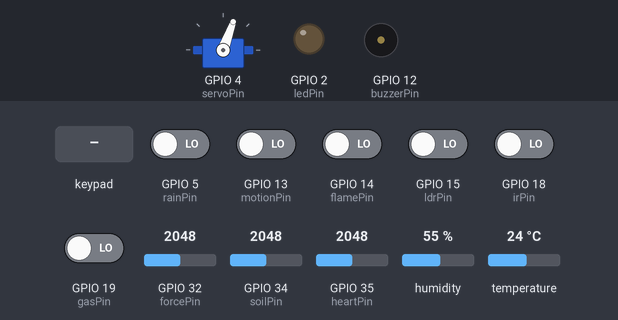
A sketch run on a simulated ESP32. Parts: servo, output pins drawn as LEDs (lit = HIGH), buzzer (waves = sounding, pin HIGH). The test bench sets the inputs (shaded band); at power-on: GPIO 5 (rainPin), GPIO 13 (motionPin), GPIO 14 (flamePin), GPIO 15 (ldrPin), GPIO 18 (irPin), GPIO 19 (gasPin) LOW, GPIO 32 (forcePin) = 2048, GPIO 34 (soilPin) = 2048, GPIO 35 (heartPin) = 2048, humidity 55 %, temperature 24 °C. WiFi joins after 1.5 s; servers stay silent unless stated; network time is answered at once with the bench clock; the local clock reads 2024-03-15 10:24:30 at power-on unless the sketch sets it; the Firebase database answers and starts empty; what the sketch prints to the serial monitor is not drawn.

Above: at 0.9 s.
1.0 s: keypad keys 1 7 1 6 3 3 pressed 0.4 s apart
At 2.11 s:
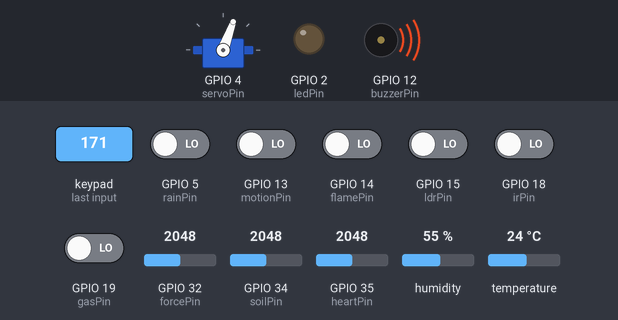
4.9 s: key '1' pressed
At 12.1 s:
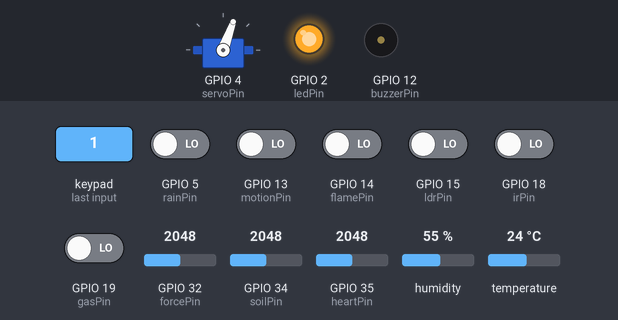
At 15.5 s:
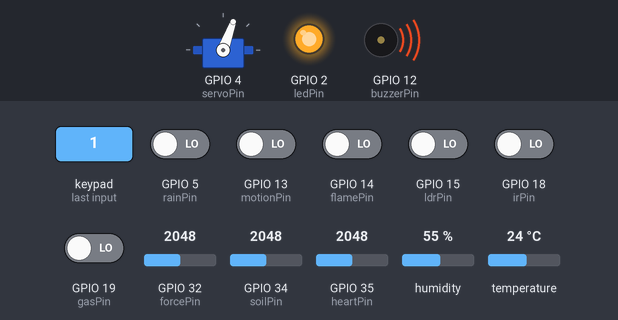
Timing chart, 0 to 55.8 s (numbered marks = the images above; inputs shaded):
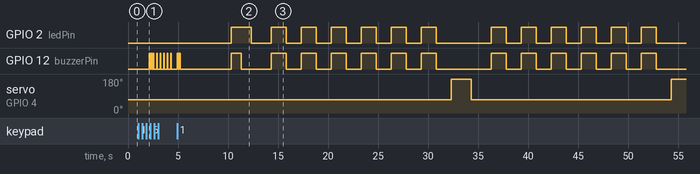

Measured:
- after the input at 4.9 s, GPIO 2 (ledPin): LOW → HIGH after 5.4 s, → LOW 2.0 s later, → HIGH 2.0 s later, → LOW 1.5 s later, … (26 changes in this stretch); GPIO 12 (buzzerPin): LOW → HIGH at once, → LOW 0.10 s later, → HIGH 0.10 s later, → LOW 0.10 s later, … (30 changes in this stretch)

The sketch:

Final_Project_ESP.ino
```cpp
/* ***************************************************PACKAGES*************************************************** */
#include "DFRobot_AHT20.h" // Temperature Sesnor
#include <ESP32Servo.h>  // Servo Motor
#include <Keypad.h> // Keypad
#include <WiFi.h> // Wifi
#include <Firebase_ESP_Client.h> // Firebase
#include <addons/TokenHelper.h> // Firebase Feedback Messages (Token Management)
#include <addons/RTDBHelper.h> // Firebase Real Time Data Base
#include "ESPAsyncWebServer.h" // To make a local connection between 2 ESPs using WIFI
#include <NTPClient.h> // NTP server to get the real date and time
#include <WiFiUdp.h> // Wifi library to access NTP server
#include "time.h" // Time package

/* ***************************************************KEYPAD*************************************************** */
char keys[3][3] = { // 2D array that defining all keys in the keypad
  {'1','2','3'},
  {'4','5','6'},
  {'7','8','9'}
};

byte rowPins[3] = {17, 16, 33}; // The pins numbers for R1, R2, R3
byte colPins[3] = {26, 25, 27}; // The pins numbers for C1, C2, C3

Keypad keypad = Keypad(makeKeymap(keys), rowPins, colPins, 3, 3); // // Our Keypad

/* ***************************************************DATE AND TIME*************************************************** */
const char* ntpServer = "pool.ntp.org"; // NTP server to use
const long gmtOffset_sec = 3 * 3600;  // 3 because of GMT+3 (Egypt) "3600 seconds = 1 hour"
const int daylightOffset_sec = 3600;  // Summer Time

WiFiUDP ntpUDP; // Wifi client for ntp server
NTPClient timeClient(ntpUDP, ntpServer, gmtOffset_sec, daylightOffset_sec); // This is the NTP Client Object
String dateNow = "";
/* ***************************************************SERVO*************************************************** */
Servo myServo; // Our Servo Motor
int servoPin = 4 ; // Servo Motor Pin

/* ***************************************************SENSORS*************************************************** */
const int flamePin = 14; // Flame Sensor Pin
const int forcePin = 32;  // Force Sensor Pin
const int ldrPin = 15; // LDR pin
const int soilPin = 34; // Soil Moisture Sensor Pin
const int irPin = 18; // IR Sensor Pin
const int rainPin=5; // Rain Sensor Pin
const int heartPin = 35; // Heart Rate Sensor Pin
const int motionPin = 13; // Motion Sensor Pin
const int gasPin=19;  // Gas Sensor Pin

DFRobot_AHT20 aht20; // Our Temperature Sensor

/* ***************************************************OUTPUT*************************************************** */
const int ledPin = 2; // Led Pin
const int buzzerPin =12 ; // Buzzer Pin

/* ***************************************************WIFI*************************************************** */
const char* ssid = "Rana"; // Connect to this network
const char* password = "mondler169";

/* ***************************************************ACCESS POINT*************************************************** */
const char* ssidAP = "ESP32-Access-Point"; // Create access point with this name
const char* passwordAP = "123456789"; // The password for the created access point

AsyncWebServer server(80); // Create AsyncWebServer object on port 80

String robotMessage = "Stop"; // We will use this string to control the robot using the HTTP server

/* ***************************************************FIREBASE*************************************************** */
String USER_EMAIL = "old123@gmail.com";
String USER_PASSWORD = "";
String userID = ""; // To store UserID after signing in

FirebaseData fbdo; // Firebase Data Object (Used to convert data From and To JSON before sending and recieving from firebase)
FirebaseAuth auth; // Firebase Auth Object (Used to handle Authentication(Email and Password))
FirebaseConfig config; // Firebase Config Object (Used to set the Settings of Firebase (For EX: API Key))

#define API_KEY "AIzaSyA_GMjy0Q6s9Gj3Pai5spLoEfMR77jB_ew" // API Key for Elderly Care Project
#define DATABASE_URL "https://elderly-care-2d133-default-rtdb.firebaseio.com/" // RTDB Link from Firebase

String espPath = ""; // String to store path of ESP data in RTDB Firebase
String pythonPath = ""; // String to store path of Python data in RTDB Firebase
String flutterPath = ""; // String to store path of Flutter data in RTDB Firebase
String fullPath = ""; // Store the path with Date and Time
String currentPath = ""; // Store the path with Date and Current

/* ***************************************************END OF DECLARATION*************************************************** */

void setup() {
  // put your setup code here, to run once:
  Serial.begin(115200); // Beginning the Serial Communication and set the Baud Rate (Speed of Connection) = 115200

  /* ***************************************************INPUT PINS*************************************************** */
  pinMode(flamePin, INPUT);
  pinMode(forcePin, INPUT);
  pinMode(ldrPin, INPUT);
  pinMode(soilPin, INPUT);
  pinMode(irPin, INPUT);
  pinMode(rainPin, INPUT);
  pinMode(heartPin, INPUT);
  pinMode(motionPin, INPUT);
  pinMode(gasPin, INPUT);

  aht20.begin(); // Temperature Sensor

  /* ***************************************************OUTPUT PINS*************************************************** */
  pinMode(ledPin,OUTPUT);
  pinMode(buzzerPin,OUTPUT);

  myServo.attach(servoPin);
  myServo.write(70);
  /* ***************************************************FUNCTIONS*************************************************** */
  createAP(ssidAP,passwordAP);
  delay(100);
  connectToWifi(ssid,password);
  startFirebase();
  startDateTime();
  dateNow = getDate();
  Serial.println("Setup Was Ended Successfully!");

}
/* ***************************************************END OF SETUP*************************************************** */

void loop() {
  // put your main code here, to run repeatedly:
  timeClient.update(); // Update the time from the NTP server
  String timeNow = timeClient.getFormattedTime();

  if(Firebase.ready()){ // All program starts if all set up and the user signed in
    fullPath = espPath+dateNow+"/"+timeNow+"/"; // Update full path with current Date and Time
    setStringFB(currentPath+"timeNow/",timeNow); // Store time in the current data

    checkRequest();

    checkAmbulance();

    float tempValue = getTemperature();

    float humValue = getHumidity();

    int flameValue = getFlame();

    int forceValue = getForce();

    int ldrValue = getLdr();

    int soilValue = getSoil();

    int irValue = getIr();

    int rainValue = getRain();

    int motionValue = getMotion();

    int gasValue = getGas();

    float heartValue = getHeart();

    if(ldrValue == 0 && motionValue == 1){
      printLCD("ROOM");
      alarm();
    }
    else{
      closeAlarm();
    }

    if(forceValue >= 2500){
      printLCD("STAIRS");
      alarm();
    }
    else{
      closeAlarm();
    }

    if(flameValue == 0){
      printLCD("FIRE");
      alarm();
    }
    else{
      closeAlarm();
    }

    if(gasValue == 0){
      printLCD("GAS DETECTED");
      alarm();
    }
    else{
      closeAlarm();
    }

    if(irValue == 0){ // Reversed
      printLCD("Door Opened");
      myServo.write(180);
      delay(2000);
      myServo.write(70);
      printLCD("Door Closed");
    }
    else{
      myServo.write(70);
    }
  }
}
/* ***************************************************END OF LOOP*************************************************** */

/* ***************************************************Wifi Functions*************************************************** */
// Function to manage connecting to Wifi
void connectToWifi(const char* ssid, const char* password){
  WiFi.begin(ssid, password); // Start connection to WIFI

  Serial.print("Connecting to ");
  Serial.print(ssid);
  printLCD("Connecting");
  while (WiFi.status() != WL_CONNECTED) { // While connecting (not connected)
    delay(1000);
    Serial.print("."); // Print dot every second (Connecting .....)
  }

  // After being connected successfully
  Serial.println("\nConnected to WiFi"); // Print connected
  Serial.print("IP Address: ");
  Serial.println(WiFi.localIP()); // Print IP

}

void createAP(const char* ssidAP, const char* passwordAP){

  Serial.print("Setting AP (Access Point)…"); // Setting the ESP as an access point

  WiFi.softAP(ssidAP, passwordAP); // Start the AP (Hotspot)

  IPAddress IP = WiFi.softAPIP();
  Serial.print("AP IP address: ");
  Serial.println(IP); // Get Access Point IP Address

  server.on("/robot", HTTP_GET, [](AsyncWebServerRequest *request){ // When AP is requested with /robot
    request->send_P(200, "text/plain", RobotMessage().c_str()); // Send the message in RobotMessage Function
  });

   server.begin();
}

// Function to be used to contact with the Robot another ESP
String RobotMessage(){
  return robotMessage;
}
/* ***************************************************Keypad Functions*************************************************** */
// Function to recieve password from keypad
String getPassword(){

  String enteredPassword = ""; // String to store the input password
  bool entering = true; // Boolean to indicate weather the user finished entering the password or not

  startInputAlarm(); // Indicator to start entering password
  Serial.print("Enter Password: ");
  printLCD("Enter Password");
  while(entering){
      char key = keypad.getKey(); // Get the pressed key in the keypad
      if(key){ // If you pressed any key
        if(enteredPassword.length() != 6){ // If the user didn't enter 6 digits
        digitalWrite(buzzerPin,HIGH);
        delay(50);
        digitalWrite(buzzerPin,LOW);
        enteredPassword += key; // Concatenate on the entered password
        Serial.print(key);
      }
      else{ // The user entered 6 digits
        entering = false; // Break the while loop
        startInputAlarm();
        Serial.print("\n");
        printLCD(" ");
        return enteredPassword; // Return the entered password
      }
   }
    delay(100);
  }
}
/* ***************************************************Alarm Functions*************************************************** */
 // Buzzer emits Correct Sound
void correctInputAlarm(){
    digitalWrite(ledPin,HIGH);
    digitalWrite(buzzerPin,HIGH);
    delay(1000); // Turn ON Buzzer for 1 Second
    digitalWrite(buzzerPin,LOW); // Turn OFF Buzzer
    delay(1000); // Wait for another second
    digitalWrite(ledPin,LOW); // // Turn OFF LED after 2 Seconds
}

 // Buzzer emits Wrong Sound
void wrongInputAlarm(){
  for(int i = 0; i < 3; i++){
  digitalWrite(buzzerPin, HIGH);
  digitalWrite(ledPin, HIGH);
  delay(500);
  digitalWrite(buzzerPin, LOW);
  digitalWrite(ledPin, LOW);
  delay(500);
  }
}

// Buzzer prompts the user to take an action
void startInputAlarm(){
  for(int i = 0; i < 2; i++){
  digitalWrite(buzzerPin,HIGH);
  delay(100);
  digitalWrite(buzzerPin,LOW);
  delay(100);
  }
}

// Calling for help function
void alarm(){
  digitalWrite(ledPin,HIGH);
  digitalWrite(buzzerPin,HIGH);
  delay(1500);
  digitalWrite(ledPin,LOW);
  digitalWrite(buzzerPin,LOW);
  delay(1500);
  digitalWrite(ledPin,HIGH);
  digitalWrite(buzzerPin,HIGH);
  delay(1500);
  digitalWrite(ledPin,LOW);
  digitalWrite(buzzerPin,LOW);
  delay(1500);
  digitalWrite(ledPin,HIGH);
  digitalWrite(buzzerPin,HIGH);
  delay(1500);
  digitalWrite(ledPin,LOW);
  digitalWrite(buzzerPin,LOW);
  delay(1500);
  printLCD(" ");
}

// Closing alarm
void closeAlarm(){
  digitalWrite(ledPin,LOW);
  digitalWrite(buzzerPin,LOW);
}

void printLCD(String warning){
  Serial.println(" ");
  Serial.println("LCD:"+warning);
}
/* ***************************************************Firebase Functions*************************************************** */
// Function to manage initializing the Firebase
void startFirebase(){
  Serial.printf("Firebase Client v%s\n\n", FIREBASE_CLIENT_VERSION); // Print the Version of Firebase

  config.api_key = API_KEY; // Set the API Key of the Project

  USER_PASSWORD = getPassword(); // Gets the user password from the Keypad

  /* Authentication */
  auth.user.email = USER_EMAIL; // Set the User Email
  auth.user.password = USER_PASSWORD; // Set the User Password

  /* Configuration */
  Firebase.reconnectWiFi(true); // If WIFI is disconnected at any time, reconnect.
  fbdo.setResponseSize(4096); // Sets the size (in bytes) of the transferred data (between ESP and Firebase)

  config.database_url = DATABASE_URL;
  config.token_status_callback = tokenStatusCallback; // To manage Firebase Authentication Tokens

  Firebase.begin(&config, &auth);
  delay(5000);

  if(Firebase.ready()){ // If Firebase Started
    Serial.println("Firebase Authenticated Successfully");
    correctInputAlarm();
    printLCD("Logged In");
    userID = auth.token.uid.c_str(); // Get the user's unique ID (UID)
    espPath = "ESP/"+userID+"/";
    pythonPath = "PYTHON/"+userID+"/";
    flutterPath = "FLUTTER/"+userID+"/";
    currentPath = espPath+"current"+"/";
  }
  else{
    Serial.println("Firebase Could Not Authenticate");
    printLCD("ERROR!");
    wrongInputAlarm();
    startFirebase();
  }
}


// Function to set int value on Firebase
bool setIntFB(String path, int value){
  if (Firebase.RTDB.setInt(&fbdo, path, value)){
        /*Serial.println("Data Inserted Successfully");
        Serial.println("PATH: " + fbdo.dataPath());*/
        return true;
      }
      else {
        Serial.println("Failed to send Value: "+String(value)+" to Path: "+path);
        Serial.println("REASON: " + fbdo.errorReason());
        delay(1000);
        return false;
      }
}

// Function to set int value from Firebase
int getIntFB(String path){
  if (Firebase.RTDB.get(&fbdo, path)) {
    if (fbdo.dataType() == "int") { // Check if the returned type is int
      int returned_value = fbdo.intData();
      return returned_value;
    }
  }
  else {
    Serial.println("Error getting data from Path: "+path);
    Serial.println("Reason: " + fbdo.errorReason());
    delay(1000);
    return 0;
  }
}

// Function to set string value on Firebase
bool setStringFB(String path, String value){
  if (Firebase.RTDB.setString(&fbdo, path, value)){
    /*Serial.println("Data Inserted Successfully");
    Serial.println("PATH: " + fbdo.dataPath());*/
    return true;
  }
  else {
    Serial.println("Failed to send Value: " + value + " to Path: " + path);
    Serial.println("REASON: " + fbdo.errorReason());
    delay(1000);
    return false;
  }
}

// Function to get string value from Firebase
String getStringFB(String path){
  if (Firebase.RTDB.get(&fbdo, path)) {
    if (fbdo.dataType() == "string") { // Check if the returned type is string
      String stringValue_FB = fbdo.stringData();

      /*Serial.print("String Value from Firebase: ");
      Serial.println(stringValue_FB);*/
      return stringValue_FB;
    }
  }
  else {
    Serial.println("Error getting data from Firebase");
    Serial.println("Reason: " + fbdo.errorReason());
    return ""; // Return an empty string or handle the error as needed
  }
}

bool setFloatFB(String path, float value){
  if (Firebase.RTDB.setFloat(&fbdo, path, value)){
    /*Serial.println("Data Inserted Successfully");
    Serial.println("PATH: " + fbdo.dataPath());*/
    return true;
  }
  else {
    Serial.println("Failed to send Value: " + String(value) + " to Path: " + path);
    Serial.println("REASON: " + fbdo.errorReason());
    delay(1000);
    return false;
  }
}

// Function to get float value from Firebase
float getFloatFB(String path){
  if (Firebase.RTDB.getFloat(&fbdo, path)) {
    if (fbdo.dataType() == "float") {
      float floatValue_FB = fbdo.floatData();

      /*Serial.print("Float Value from Firebase: ");
      Serial.println(floatValue_FB);*/
      return floatValue_FB;
    }
  }
  else {
    Serial.println("Error getting data from Firebase");
    Serial.println("Reason: " + fbdo.errorReason());
    return 0.0; // Return a default value or handle the error as needed
  }
}

// Function to check if the old man request help
void checkRequest(){
  String requestState = getStringFB(flutterPath+"request"); // Check request variable on firebase
  if(requestState == "yes"){ // If Yes:

    printLCD("REQUESTED");
    alarm(); // Call for help
    setStringFB(flutterPath+"request","no");
  }
  else{ // If no
    digitalWrite(ledPin,LOW); // Turn OFF LED
    digitalWrite(buzzerPin,LOW); // Turn OFF Buzzer
  }
}

// Function to check if the old man request help
void checkAmbulance(){
  String requestState = getStringFB(flutterPath+"ambulance"); // Check request variable on firebase
  if(requestState == "yes"){ // If Yes:
    robotMessage = "HELP";
    alarm(); // Call for help
    setStringFB(flutterPath+"ambulance","no");
  }
  else{ // If no
    digitalWrite(ledPin,LOW); // Turn OFF LED
    digitalWrite(buzzerPin,LOW); // Turn OFF Buzzer
    robotMessage = "STOP";

  }
}

/* ***************************************************DATE AND TIME*************************************************** */
// Function to start date and time
void startDateTime(){
  timeClient.begin();
  timeClient.update();

  // Init and get the time
  configTime(gmtOffset_sec, daylightOffset_sec, ntpServer);
}

// Function to get the data dd\mm\yyyy
String getDate(){
  struct tm timeinfo;
  if(!getLocalTime(&timeinfo)){
    Serial.println("Failed to obtain time");
    return "date";
  }

  char dayNumBuffer[20];
  strftime(dayNumBuffer, sizeof(dayNumBuffer), "%d", &timeinfo); // Extract day in string format
  String dayNum = String(dayNumBuffer);

  char monthBuffer[20];
  strftime(monthBuffer, sizeof(monthBuffer), "%B", &timeinfo); // Extract month name in string format
  String month = String(monthBuffer);
  String monthNum = String(getMonthNumber(month)); // convert from month name to month num

  char yearBuffer[20];
  strftime(yearBuffer, sizeof(yearBuffer), "%Y", &timeinfo); // Extract year number in string format
  String year = String(yearBuffer);

  String date = dayNum+"\\"+monthNum+"\\"+year; // dd\mm\yyyy
  return date;
}

String months[] = {"January", "February", "March", "April", "May", "June", "July", "August", "September", "October", "November", "December"};
// Function to convert from Month Name to Month Number
int getMonthNumber(String target) {
  for (int i = 0; i < 12; i++) {
    if (months[i] == target) {
      return i+1; // Return the index when the target element is found + 1 (Januare index 0 + 1 = 1 "Month Num")
    }
  }
  return -1; // Return -1 if the element is not found in the array
}
/* ***************************************************SENSORS*************************************************** */

float getTemperature(){
  if(aht20.startMeasurementReady(true)){
    float temp = aht20.getTemperature_C();
    //setFloatFB(fullPath+"tempSensor",temp);
    setFloatFB(currentPath+"tempSensor",temp);
    return temp;
  }
}

float getHumidity(){
  if(aht20.startMeasurementReady(true)){
    float hum = aht20.getHumidity_RH();
    //setFloatFB(fullPath+"humSensor",hum);
    setFloatFB(currentPath+"humSensor",hum);
    return hum;
  }
}

int getFlame(){
  int flame = digitalRead(flamePin);
  //setIntFB(fullPath+"flameSensor",flame);
  setIntFB(currentPath+"flameSensor",flame);
  return flame;
}

int getForce(){
  int force = analogRead(forcePin);
  //setIntFB(fullPath+"forceSensor",force);
  setIntFB(currentPath+"forceSensor",force);
  return force;
}

int getLdr(){
  int ldr = digitalRead(ldrPin); // Reading the value of LDR
  //setIntFB(fullPath+"ldrSensor",ldr);
  setIntFB(currentPath+"ldrSensor",ldr);
  return ldr;
}

int getSoil(){
  int soil = analogRead(soilPin);
  //setIntFB(fullPath+"soilSensor",soil);
  setIntFB(currentPath+"soilSensor",soil);
  return soil;
}

int getIr(){
  int ir = digitalRead(irPin);
  //setIntFB(fullPath+"irSensor",ir);
  //setIntFB(currentPath+"irSensor",ir);
  return ir;
}

int getRain(){
  int rain = digitalRead(rainPin);
  //setIntFB(fullPath+"rainSensor",rain);
  setIntFB(currentPath+"rainSensor",rain);
  return rain;
}

int getMotion(){
  int motion = digitalRead(motionPin);
  //setIntFB(fullPath+"motionSensor",motion);
  setIntFB(currentPath+"motionSensor",motion);
  return motion;
}

int getGas(){
  int gas = digitalRead(gasPin);
  //setIntFB(fullPath+"gasSensor",gas);
  setIntFB(currentPath+"gasSensor",gas);
  return gas;
}

float getHeart(){
  float heart;
  int sum = 0;
  // Get average of 20 measurements
  for (int i = 0; i < 20; i++)
    sum += analogRead(35);
  heart = sum / 20.00;
  heart = map(heart, 0, 4095, 0, 120);
  //setFloatFB(fullPath+"heartSensor",heart);
  setFloatFB(currentPath+"heartSensor",heart);
  return heart;
}
```
